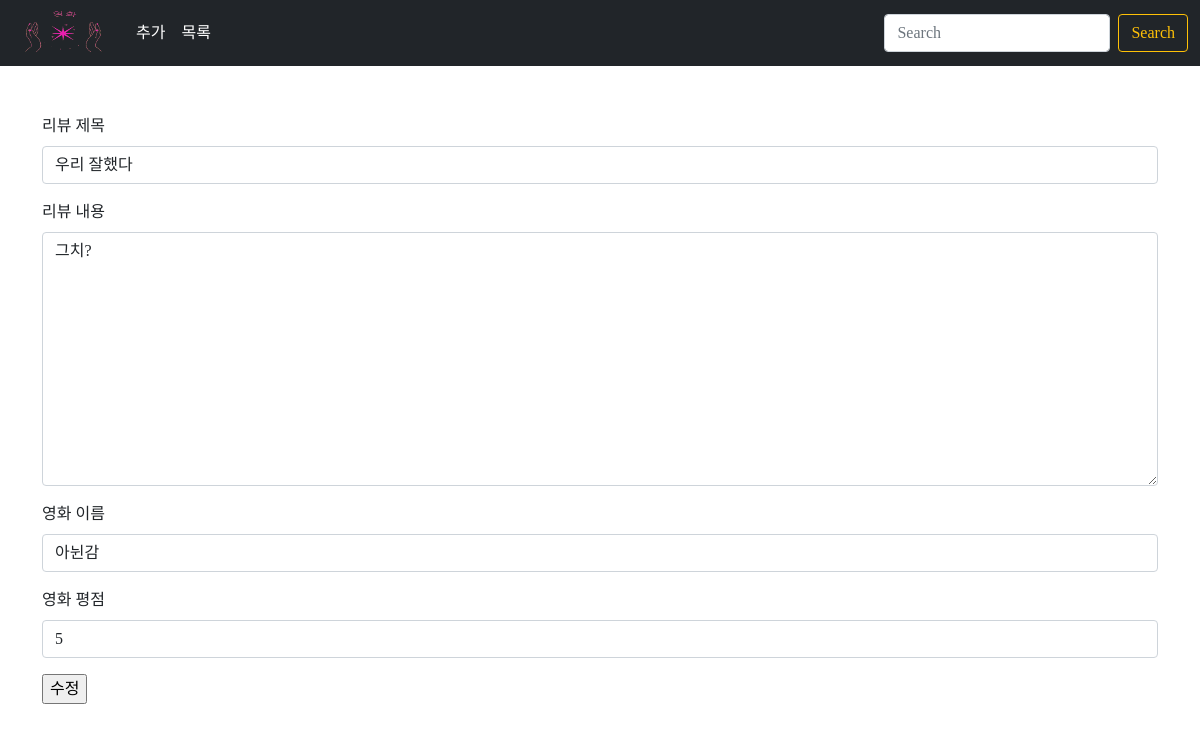
Screenshot of /reviews/10/update/ with the database file from the repository.
### reviews/models.py (models this page shows)
class Review(models.Model):
    title = models.CharField(max_length=80)
    content = models.TextField()
    movie_name = models.CharField(max_length=80)
    grade = models.IntegerField()
    created_at = models.DateTimeField(auto_now_add=True)
    updated_at = models.DateTimeField(auto_now=True)

### reviews/views.py (the view)
# urls.py: path("<int:pk>/update/", views.update, name="update"),
def update(request, pk):
    review = Review.objects.get(pk=pk)
    if request.method == "POST":
        review_form = ReviewForm(request.POST, instance=review)
        if review_form.is_valid():
            review_form.save()
            return redirect("reviews:detail", review.pk)
    else:
        review_form = ReviewForm(instance=review)
    context = {
        "review_form": review_form,
    }
    return render(request, "reviews/update.html", context)

### reviews/forms.py
class ReviewForm(forms.ModelForm):
    class Meta:
        model = Review
        fields = [
            'title',
            'content',
            'movie_name',
            'grade',
        ]
        labels = {
            'title' : '리뷰 제목',
            'content' : '리뷰 내용',
            'movie_name' : '영화 이름',
            'grade' : '영화 평점',
        }

### reviews/templates/reviews/update.html (shortened to what this page needs)
{% extends 'base.html' %}
{% load django_bootstrap5%}
{% block body %}
  <form action="" class="mt-5" method='POST'>
    {% bootstrap_form review_form%}
    <input type='submit' value='수정'></input>
  </form>
{% endblock %}

### static/CSS/style.css (style rules this page uses)
body { font-family: '-KITA-Regular'; }

### rows the page displays
Review: title "우리 잘했다", content "그치?", movie_name "아뉜감", grade "5"
